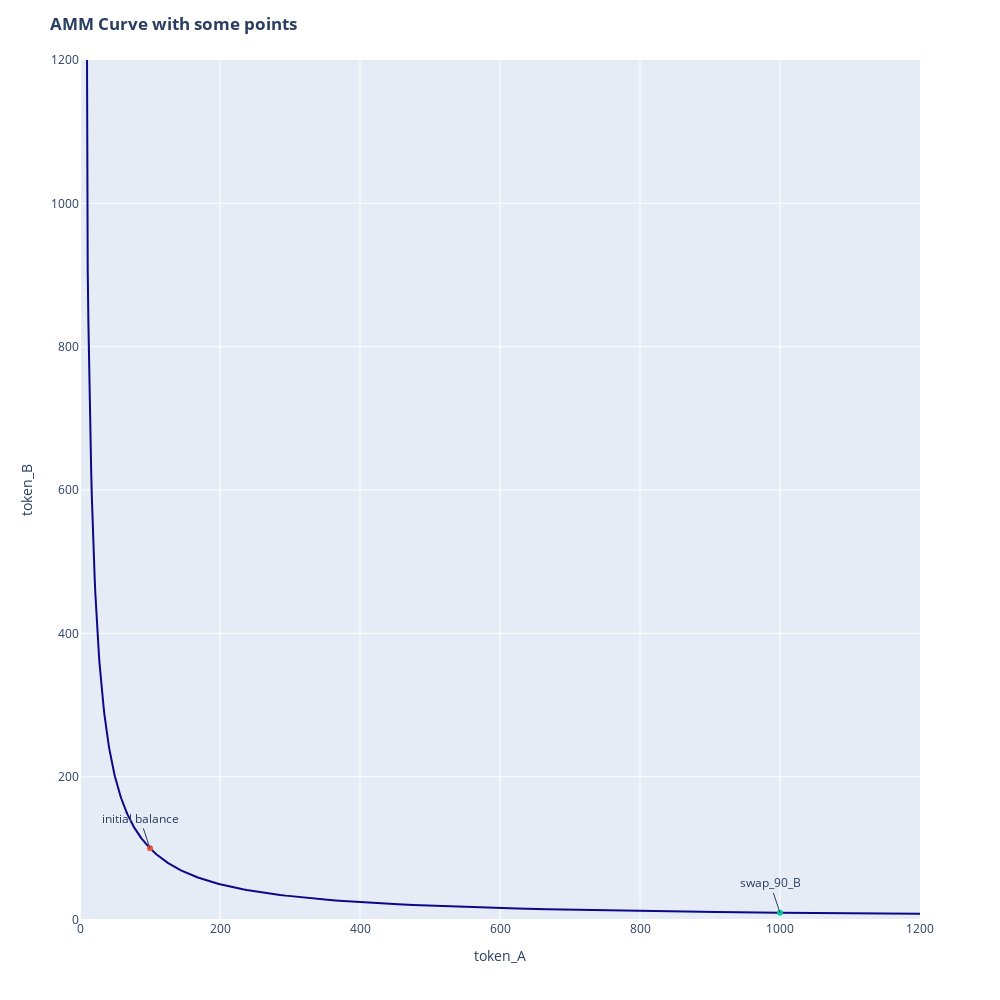

Notebook code for this chart:
### Markdown cell above
# Q1.6:
Take this plot, and mark 
- the initial price in Q1.1 (starting price)
- the new price in Q1.4 (after 90 swaps)

Side note: Why is it actually not appropriate to call this a "price". What would be a better name?

### Code cell
# buy_A = buy_A.drop(columns=['invariant'])
# buy_B = buy_B.drop(columns=['invariant'])

curve = pd.concat([buy_A, buy_B.iloc[::-1]], axis=0, ignore_index=True)

fig = px.line(curve, x="token_A", y="token_B", color_discrete_sequence=px.colors.sequential.Plasma)
fig.update_xaxes(range=[0, 1200])
fig.update_yaxes(range=[0, 1200])
fig.update_layout(height=1000, width=1000, title_text='<b>AMM Curve with some points</b>')


ini_point = [a_bal,b_bal]
fig.add_trace(go.Scatter(x=[ini_point[0]], y=[ini_point[1]]))
fig.add_annotation(x=100, y=100,
            text="initial balance",
            showarrow=True,)

swap_90_B = [buy_B.token_A[90],buy_B.token_B[90]]     #buy 90 token_B

fig.add_trace(go.Scatter(x=[swap_90_B[0]], y=[swap_90_B[1]]))
fig.add_annotation(x=swap_90_B[0], y=swap_90_B[1],
            text="swap_90_B",
            showarrow=True,)

fig.update_layout(showlegend=False)

fig.show()

### Figure 1 — Plotly figure (JSON) as saved in the notebook; plotly's stock layout.template omitted (floating-point values rounded to 4 significant figures; data arrays with more than 128 entries replaced by an {"elided": "..."} marker saying what was removed)
{"data": [{"hovertemplate": "token_A=%{x}<br>token_B=%{y}<extra></extra>", "legendgroup": "", "line": {"color": "#0d0887", "dash": "solid"}, "mode": "lines", "name": "", "orientation": "v", "showlegend": false, "type": "scatter", "x": {"elided": "200 float values"}, "xaxis": "x", "y": {"elided": "200 float values"}, "yaxis": "y"}, {"type": "scatter", "x": [100], "y": [100]}, {"type": "scatter", "x": [1000], "y": [10]}], "layout": {"annotations": [{"showarrow": true, "text": "initial balance", "x": 100, "y": 100}, {"showarrow": true, "text": "swap_90_B", "x": 1000, "y": 10}], "height": 1000, "legend": {"tracegroupgap": 0}, "margin": {"t": 60}, "showlegend": false, "title": {"text": "<b>AMM Curve with some points</b>"}, "width": 1000, "xaxis": {"anchor": "y", "domain": [0, 1], "range": [0, 1200], "title": {"text": "token_A"}}, "yaxis": {"anchor": "x", "domain": [0, 1], "range": [0, 1200], "title": {"text": "token_B"}}}}
